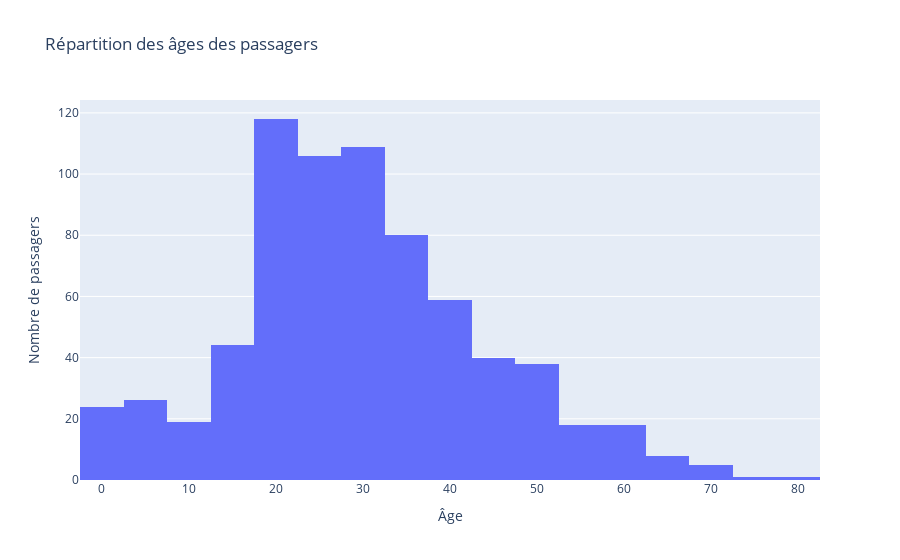

Source (notebook cell):
### Code cell
# Répartition des passagers par âges
fig_reparti_age_passager = px.histogram(df_train, x='Age', nbins=30, title='Répartition des âges des passagers')
fig_reparti_age_passager.update_layout(xaxis_title='Âge', yaxis_title='Nombre de passagers')
fig_reparti_age_passager.show()

### Figure 1 — Plotly figure (JSON) as saved in the notebook; plotly's stock layout.template omitted (floating-point values rounded to 4 significant figures; data arrays with more than 128 entries replaced by an {"elided": "..."} marker saying what was removed)
{"data": [{"bingroup": "x", "hovertemplate": "Age=%{x}<br>count=%{y}<extra></extra>", "legendgroup": "", "marker": {"color": "#636efa", "pattern": {"shape": ""}}, "name": "", "nbinsx": 30, "orientation": "v", "showlegend": false, "type": "histogram", "x": {"elided": "891 float values"}, "xaxis": "x", "yaxis": "y"}], "layout": {"barmode": "relative", "legend": {"tracegroupgap": 0}, "title": {"text": "Répartition des âges des passagers"}, "xaxis": {"anchor": "y", "domain": [0, 1], "title": {"text": "Âge"}}, "yaxis": {"anchor": "x", "domain": [0, 1], "title": {"text": "Nombre de passagers"}}}}
